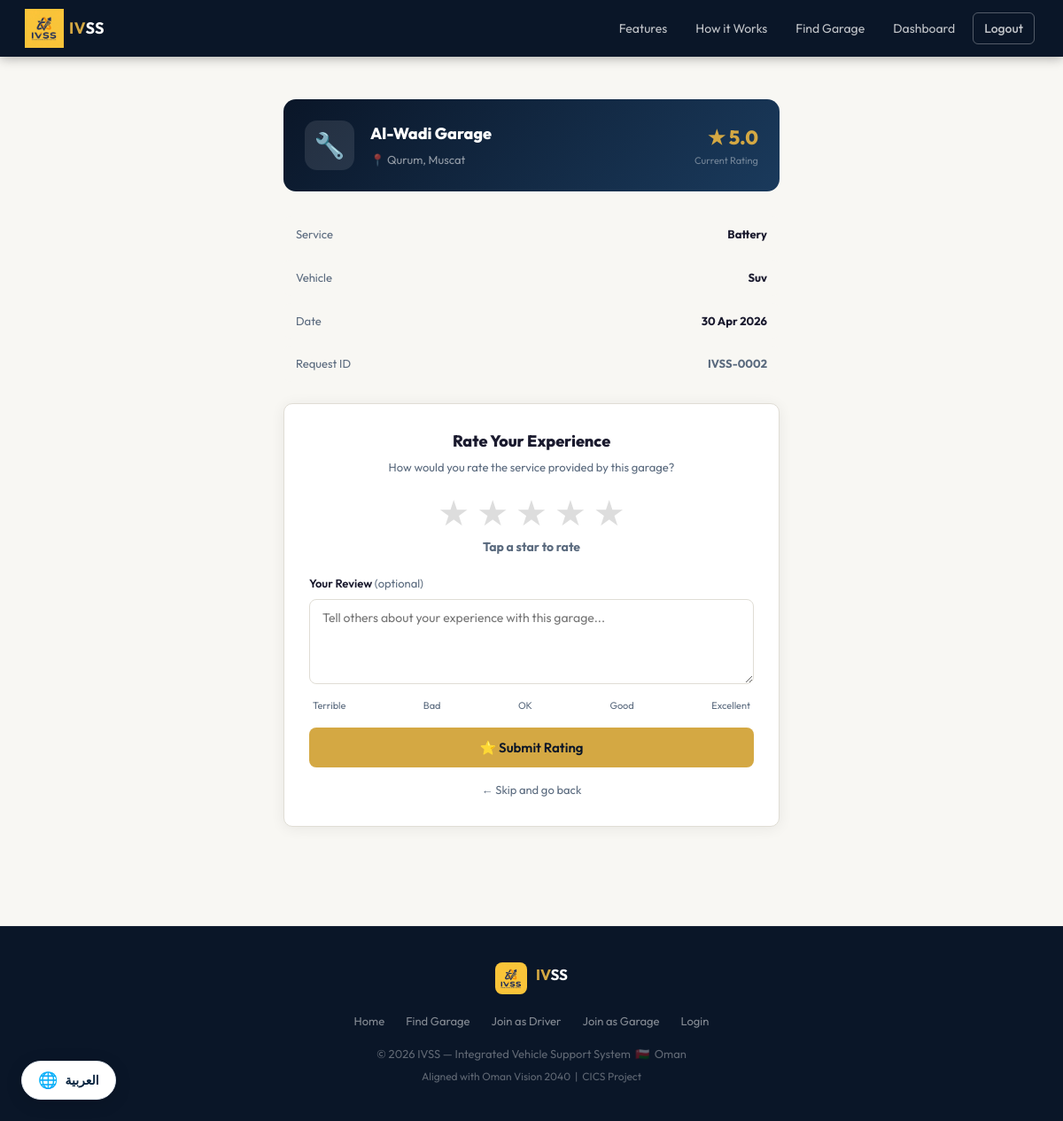
The app's page /pages/feedback.php?request_id=2 (signed in) with its own data.
### tables this page shows
CREATE TABLE IF NOT EXISTS `service_requests` (
  `request_id` int NOT NULL AUTO_INCREMENT,
  `user_id` int NOT NULL,
  `garage_id` int DEFAULT NULL,
  `service_type` enum('towing','battery','tire','fuel','lockout','repair','other') NOT NULL,
  `vehicle_type` enum('sedan','suv','pickup','van','motorcycle','other') NOT NULL,
  `location_desc` varchar(300) NOT NULL,
  `notes` text,
  `price` decimal(10,3) DEFAULT NULL COMMENT 'Price set by garage before completing',
  `price_set_at` timestamp NULL DEFAULT NULL COMMENT 'When the garage set the price',
  `status` enum('pending','accepted','in_progress','completed','cancelled') DEFAULT 'pending',
  `created_at` timestamp NULL DEFAULT CURRENT_TIMESTAMP,
  `updated_at` timestamp NULL DEFAULT CURRENT_TIMESTAMP ON UPDATE CURRENT_TIMESTAMP,
  PRIMARY KEY (`request_id`),
  KEY `user_id` (`user_id`),
  KEY `garage_id` (`garage_id`)
);

CREATE TABLE IF NOT EXISTS `garages` (
  `garage_id` int NOT NULL AUTO_INCREMENT,
  `owner_name` varchar(150) NOT NULL,
  `garage_name` varchar(200) NOT NULL,
  `email` varchar(150) NOT NULL,
  `phone` int UNSIGNED NOT NULL,
  `password` varchar(255) NOT NULL,
  `location` varchar(255) NOT NULL,
  `latitude` decimal(10,7) DEFAULT NULL,
  `longitude` decimal(10,7) DEFAULT NULL,
  `services` text COMMENT 'Comma-separated list of offered services',
  `is_active` tinyint(1) DEFAULT '1',
  `rating` decimal(3,2) DEFAULT '0.00',
  `created_at` timestamp NULL DEFAULT CURRENT_TIMESTAMP,
  PRIMARY KEY (`garage_id`),
  UNIQUE KEY `email` (`email`)
);

### pages/feedback.php (the view, shortened to what this page needs)
<?php
$db        = getDB();
$userId    = $_SESSION['user_id'];
$requestId = intval($_GET['request_id'] ?? 0);
$req = $db->prepare("
    SELECT r.*, g.garage_name, g.garage_id, g.location AS garage_location,
           g.rating AS garage_current_rating
    FROM service_requests r
    JOIN garages g ON g.garage_id = r.garage_id
    WHERE r.request_id = ? AND r.user_id = ? AND r.status = 'completed'
");
$req->execute([$requestId, $userId]);
$req = $req->fetch();
$alreadyRated = $db->prepare(
    "SELECT feedback_id FROM feedback WHERE request_id = ? AND user_id = ? LIMIT 1"
);
$alreadyRated->execute([$requestId, $userId]);
$existingFeedback = $alreadyRated->fetch();
$feedbackData = null;
include __DIR__ . '/../includes/header.php';
?>
<div class="feedback-wrap">
  <div class="garage-card">
    <div class="icon">🔧</div>
    <div>
      <h3><?= htmlspecialchars($req['garage_name']) ?></h3>
      <p>📍 <?= htmlspecialchars($req['garage_location']) ?></p>
    </div>
    <div style="margin-left:auto;text-align:right;flex-shrink:0;">
      <div style="font-size:22px;font-weight:800;color:var(--gold);">
        ★ <?= number_format($req['garage_current_rating'], 1) ?>
      </div>
      <div style="font-size:11px;color:rgba(255,255,255,.4);">Current Rating</div>
    </div>
  </div>
  <div style="margin-bottom:24px;">
    <div class="service-info-row">
      <span class="lbl">Service</span>
      <span class="val"><?= ucfirst($req['service_type']) ?></span>
    </div>
    <div class="service-info-row">
      <span class="lbl">Vehicle</span>
      <span class="val"><?= ucfirst(str_replace('_',' ',$req['vehicle_type'])) ?></span>
    </div>
    <div class="service-info-row">
      <span class="lbl">Date</span>
      <span class="val"><?= date('d M Y', strtotime($req['created_at'])) ?></span>
    </div>
    <div class="service-info-row">
      <span class="lbl">Request ID</span>
      <span class="val" style="color:var(--muted);">IVSS-<?= str_pad($req['request_id'],4,'0',STR_PAD_LEFT) ?></span>
    </div>
  </div>
  <?php if ($existingFeedback && $feedbackData): ?>
  <div class="card" style="text-align:center;padding:32px;">
    <div style="font-size:40px;margin-bottom:12px;">✅</div>
    <div style="font-size:18px;font-weight:800;color:var(--navy);margin-bottom:8px;">You've already rated this service</div>
    <div class="rated-stars">
      <?php for ($i = 1; $i <= 5; $i++): ?>
        <span class="<?= $i <= $feedbackData['rating'] ? 'filled' : 'empty' ?>">★</span>
      <?php endfor; ?>
    </div>
    <div style="font-size:24px;font-weight:800;color:var(--gold);margin-bottom:12px;">
      <?= $feedbackData['rating'] ?> / 5
    </div>
    <?php if ($feedbackData['comment']): ?>
    <div style="background:var(--bg);border-radius:10px;padding:14px 18px;font-size:14px;
                color:var(--text);line-height:1.7;text-align:left;margin-top:12px;">
      💬 "<?= htmlspecialchars($feedbackData['comment']) ?>"
    </div>
    <?php endif; ?>
    <div style="margin-top:24px;display:flex;gap:12px;justify-content:center;">
      <a href="my_requests.php" class="btn btn-dark btn-sm">← My Requests</a>
    </div>
  </div>
  <?php else: ?>
  <div class="card">
    <h3 style="font-size:18px;font-weight:800;text-align:center;margin-bottom:4px;">
      Rate Your Experience
    </h3>
    <p style="text-align:center;font-size:13px;color:var(--muted);margin-bottom:4px;">
      How would you rate the service provided by this garage?
    </p>
    <form method="POST" id="rateForm">
      <div class="star-row" id="starRow">
        <?php for ($i = 5; $i >= 1; $i--): ?>
        <label for="star<?= $i ?>" title="<?= $i ?> star<?= $i>1?'s':'' ?>"
               onmouseover="setCaption(<?= $i ?>)"
               onmouseout="resetCaption()">★</label>
        <?php endfor; ?>
      </div>
      <div class="rating-caption" id="ratingCaption">Tap a star to rate</div>
      <div class="form-group">
        <label>Your Review <span style="color:var(--muted);font-weight:400;">(optional)</span></label>
        <textarea name="comment" class="form-control" rows="4"
                  placeholder="Tell others about your experience with this garage..."><?= htmlspecialchars($_POST['comment'] ?? '') ?></textarea>
      </div>
      <div style="display:flex;justify-content:space-between;font-size:11px;color:var(--muted);margin:-12px 0 16px;padding:0 4px;">
        <span>Terrible</span><span>Bad</span><span>OK</span><span>Good</span><span>Excellent</span>
      </div>
      <button type="submit" class="btn btn-primary btn-full" style="font-size:15px;padding:13px;">
        ⭐ Submit Rating
      </button>
      <div style="text-align:center;margin-top:12px;">
        <a href="my_requests.php" style="font-size:13px;color:var(--muted);text-decoration:none;">
          ← Skip and go back
        </a>
      </div>
    </form>
  </div>
  <?php endif; ?>
</div>
<?php include __DIR__ . '/../includes/footer.php'; ?>

### css/style.css (style rules this page uses)
*, *::before, *::after { margin: 0; padding: 0; box-sizing: border-box; }
:root { --navy: #0a1628; --navy2: #0d1f3c; --navy3: #112240; --gold: #d4a843; --gold2: #f0c060; --teal: #1a9e8a; --teal2: #22c4ab; --bg: #f8f7f3; --white: #ffffff; --text: #1a1a2e; --muted: #5a6a7e; --border: #e0ddd5; --danger: #e24b4a; --success: #1a9e8a; --warning: #d4a843; --radius: 10px; --shadow: 0 2px 16px rgba(0,0,0,0.07); }
html { scroll-behavior: smooth; }
body { font-family: 'Outfit', 'Tajawal', sans-serif; background: var(--bg); color: var(--text); line-height: 1.6; }
.card { background: var(--white); border: 1px solid var(--border); border-radius: var(--radius); padding: 28px; box-shadow: var(--shadow); }
.btn { display: inline-block; padding: 12px 28px; border-radius: 8px; font-size: 15px; font-weight: 600; text-decoration: none; cursor: pointer; border: none; font-family: inherit; transition: all 0.2s; text-align: center; }
.btn-primary { background: var(--gold); color: var(--navy); }
.btn-full { width: 100%; display: block; }
.form-group { margin-bottom: 20px; }
.form-group label { display: block; font-size: 13px; font-weight: 600; color: var(--text); margin-bottom: 7px; }
.form-control { width: 100%; padding: 11px 14px; border: 1.5px solid var(--border); border-radius: 8px; font-size: 14px; font-family: inherit; color: var(--text); background: var(--white); transition: border-color 0.2s; outline: none; }

### includes/header.php (style rules this page uses)
body { top: 0 !important; }

### pages/feedback.php (style rules this page uses)
.feedback-wrap { max-width:600px; margin:48px auto; padding:0 20px 64px; }
.star-row { display:flex; gap:8px; justify-content:center; margin:20px 0 8px; flex-direction: row-reverse; }
.star-row label { font-size:40px; cursor:pointer; color:#ddd; transition: color .15s, transform .15s; line-height:1; }
.rating-caption { text-align:center; font-size:14px; font-weight:700; color:var(--muted); min-height:22px; margin-bottom:20px; transition: color .2s; }
.garage-card { background:linear-gradient(135deg, var(--navy) 0%, #1a3a5c 100%); border-radius:14px; padding:24px; margin-bottom:28px; display:flex; align-items:center; gap:18px; color:#fff; }
.garage-card .icon { width:56px; height:56px; border-radius:14px; background:rgba(255,255,255,.1); display:flex; align-items:center; justify-content:center; font-size:28px; flex-shrink:0; }
.garage-card h3 { font-size:18px; font-weight:800; margin:0 0 4px; }
.garage-card p { font-size:13px; color:rgba(255,255,255,.55); margin:0; }
.service-info-row { display:flex; justify-content:space-between; align-items:center; padding:10px 14px; background:var(--bg); border-radius:8px; font-size:13px; margin-bottom:8px; }
.service-info-row .lbl { color:var(--muted); }
.service-info-row .val { font-weight:700; }

### records on screen
service_requests: garage.garage_name "Al-Wadi Garage", garage.location "Qurum, Muscat", garage.rating "5.0", service_type "Battery", vehicle_type "Suv", created_at "30 Apr 2026", request_id "0002"
